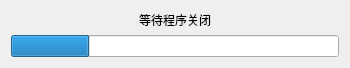
<?xml version="1.0" encoding="UTF-8"?>
<ui version="4.0">
 <class>CloseWaitDialog</class>
 <widget class="QDialog" name="CloseWaitDialog">
  <property name="geometry">
   <rect>
    <x>0</x>
    <y>0</y>
    <width>350</width>
    <height>65</height>
   </rect>
  </property>
  <property name="windowTitle">
   <string>Dialog</string>
  </property>
  <layout class="QVBoxLayout" name="verticalLayout">
   <item>
    <widget class="QLabel" name="label">
     <property name="text">
      <string>等待程序关闭</string>
     </property>
     <property name="alignment">
      <set>Qt::AlignCenter</set>
     </property>
    </widget>
   </item>
   <item>
    <widget class="QProgressBar" name="progressBar">
     <property name="cursor">
      <cursorShape>BusyCursor</cursorShape>
     </property>
     <property name="value">
      <number>24</number>
     </property>
     <property name="alignment">
      <set>Qt::AlignRight|Qt::AlignTrailing|Qt::AlignVCenter</set>
     </property>
     <property name="orientation">
      <enum>Qt::Horizontal</enum>
     </property>
     <property name="invertedAppearance">
      <bool>false</bool>
     </property>
     <property name="format">
      <string/>
     </property>
    </widget>
   </item>
  </layout>
 </widget>
 <resources/>
 <connections/>
</ui>
